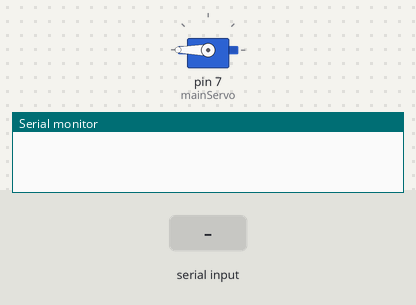
Simulated run of this sketch. Board: Arduino Leonardo, built with avr-gcc and run on an emulated ATmega32U4. Shown: servo, the last lines printed to the serial monitor. The inputs (shaded band) are chosen by the test bench.

Above: at 1.2 s.
1.3 s: "90,45\n" received over Serial
At 2.3 s:
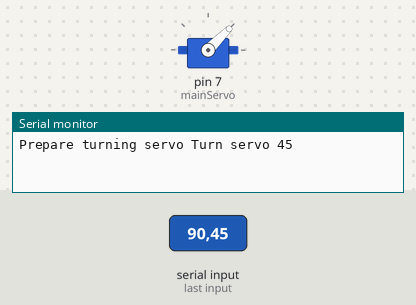
2.8 s: "30,150\n" received over Serial
At 3.5 s:
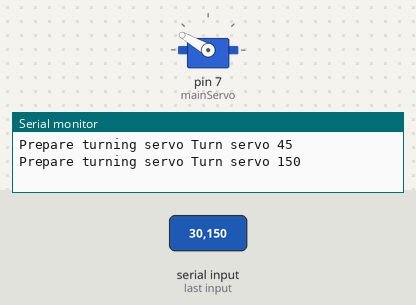
4.3 s: "5\n" received over Serial
At 4.6 s:
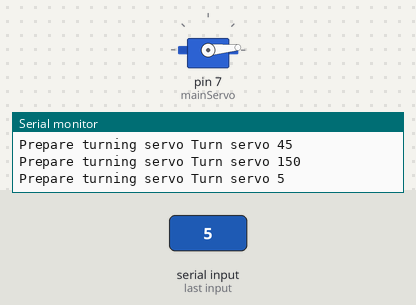
5.8 s: "90\n" received over Serial
At 7.0 s:
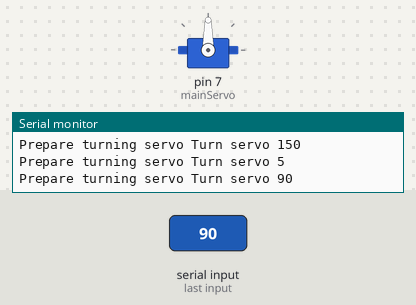
7.3 s: "200\n" received over Serial
At 8.1 s:
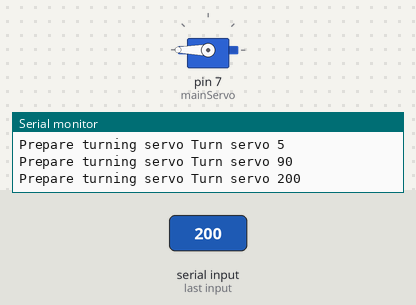
Timing chart, 0 to 9.8 s (numbered marks = the images above; inputs shaded):
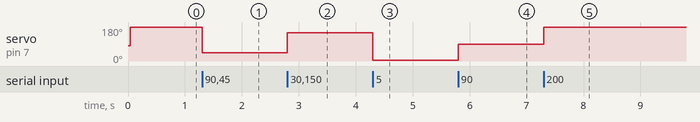

The sketch:

arduino_client.ino
```cpp
#include <Servo.h>

Servo mainServo;

int val;
int ledPin=13;

void setup() {
  Serial.begin(9600);
  while (!Serial) {
    ; // wait for serial port to connect. Needed for Leonardo only
  }
  mainServo.attach(7);
  mainServo.write(80);
  delay(30);
  mainServo.write(180);
  delay(30);
}

void loop() {
  while (Serial.available() > 0) {
  int degree = Serial.parseInt();
    if (Serial.read() == '\n') {
        Serial.print("Prepare turning servo ");
        mainServo.write(degree);
        Serial.print("Turn servo ");
//        analogWrite(ledPin, 255);
        Serial.println(degree);
        delay(30);
//        analogWrite(ledPin, 0);
    }
  }
}
```

Measured:
- after the input at 1.3 s, servo on pin 7 (mainServo): 180° → 45° at once
- after the input at 2.8 s, servo on pin 7 (mainServo): 45° → 150° at once
- after the input at 4.3 s, servo on pin 7 (mainServo): 150° → 5° at once
- after the input at 5.8 s, servo on pin 7 (mainServo): 5° → 90° at once
- after the input at 7.3 s, servo on pin 7 (mainServo): 90° → 180° at once
